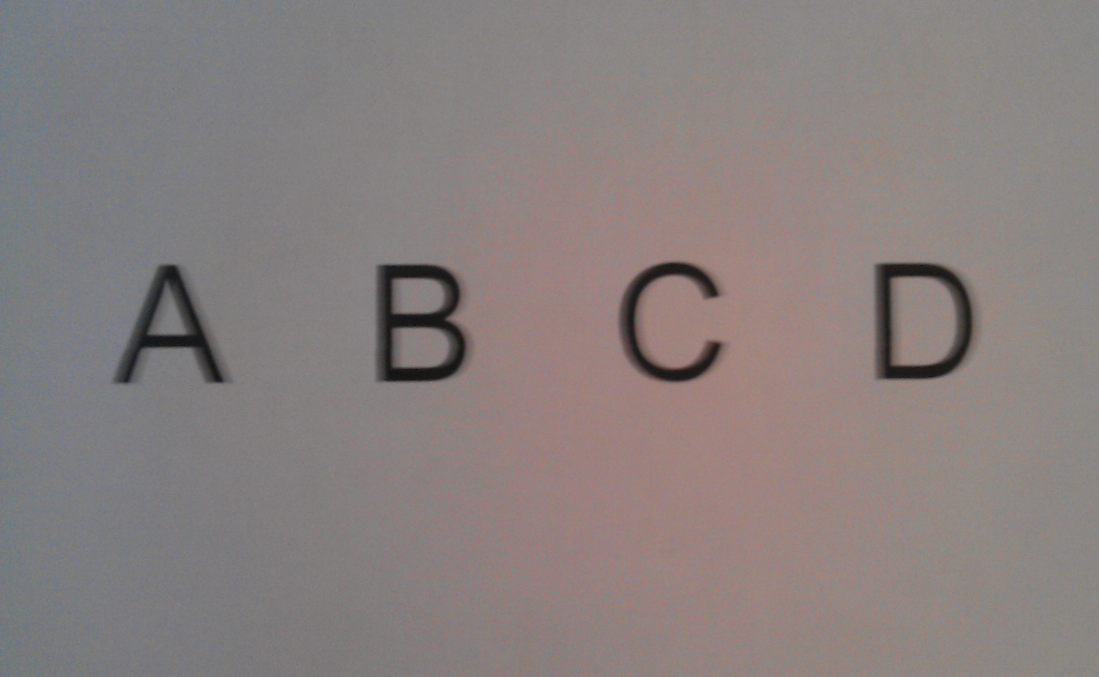
%> input picture trunk/abcCapital.jpg, 2197 x 1353 px (shown at 1/2 size)
$ octave 'Extracting letters.m'   (GNU Octave 9; MATLAB toolbox functions it lacks are replaced by stand-ins)
%> lines starting %> are read from the running program, lines starting %| are printed output that depends on the picture; in (x1, y1, x2, y2) boxes, pixels count from 0 and x2, y2 are one past the last pixel; in counts of white or black regions, pixels touching at a corner belong together; the program's own positions count from 1


clc, close all
imagen=imread('abcCapital.jpg');
%> imagen is the input picture: size 1353x2197x3 uint8; mean R, G, B 136.2, 127.4, 126.4
imshow(imagen);
imagen=rgb2gray(imagen);
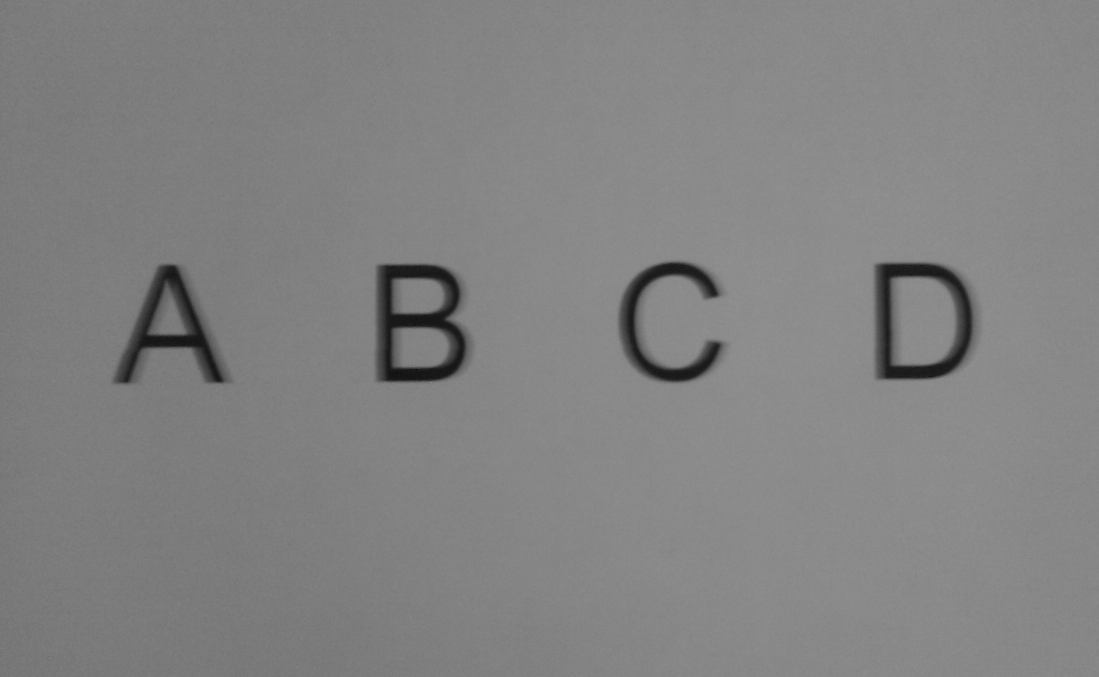
%> imagen: size 1353x2197 uint8 (shown at 1/2 size); min 2, max 156, mean 129.9
imagen =~im2bw(imagen,graythresh(imagen));
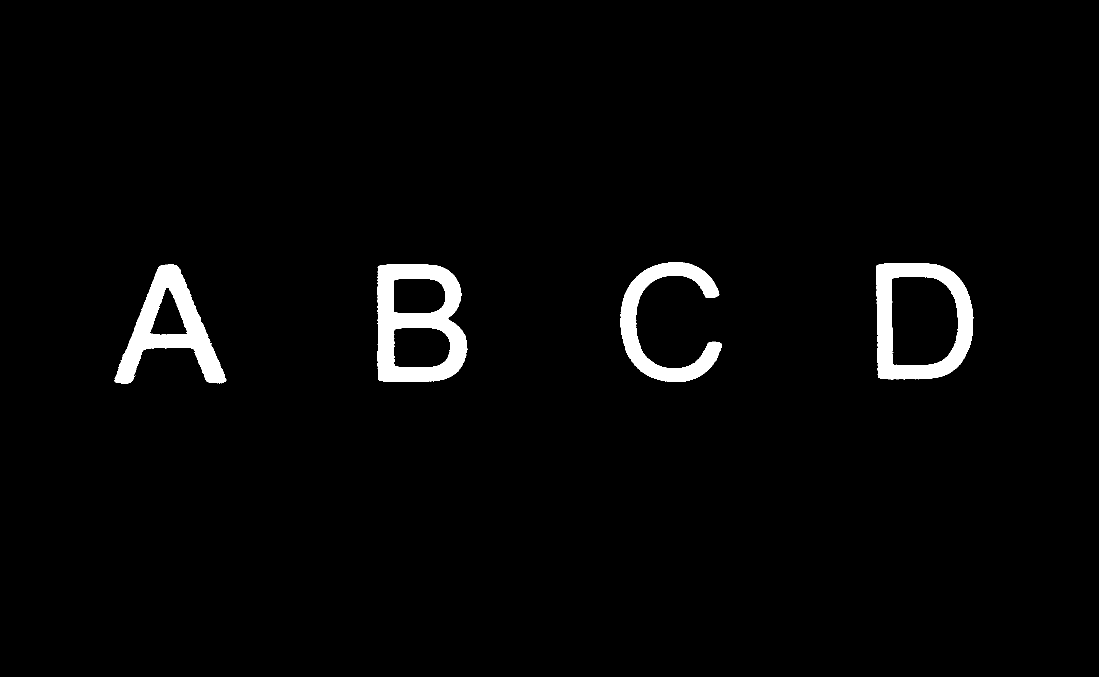
%> imagen: size 1353x2197 logical (shown at 1/2 size); 2.6% white; 5 white regions (1 under 20 px), largest, box (x1, y1, x2, y2) and area: (755, 529, 935, 764) 22837, (1752, 526, 1947, 759) 19156, (229, 529, 453, 768) 18753, (1241, 524, 1444, 764) 15326
imagen = bwareaopen(imagen,30);
re=imagen;
while 1
    %Fcn 'lines' separate lines in text
%> (the run ends here)
